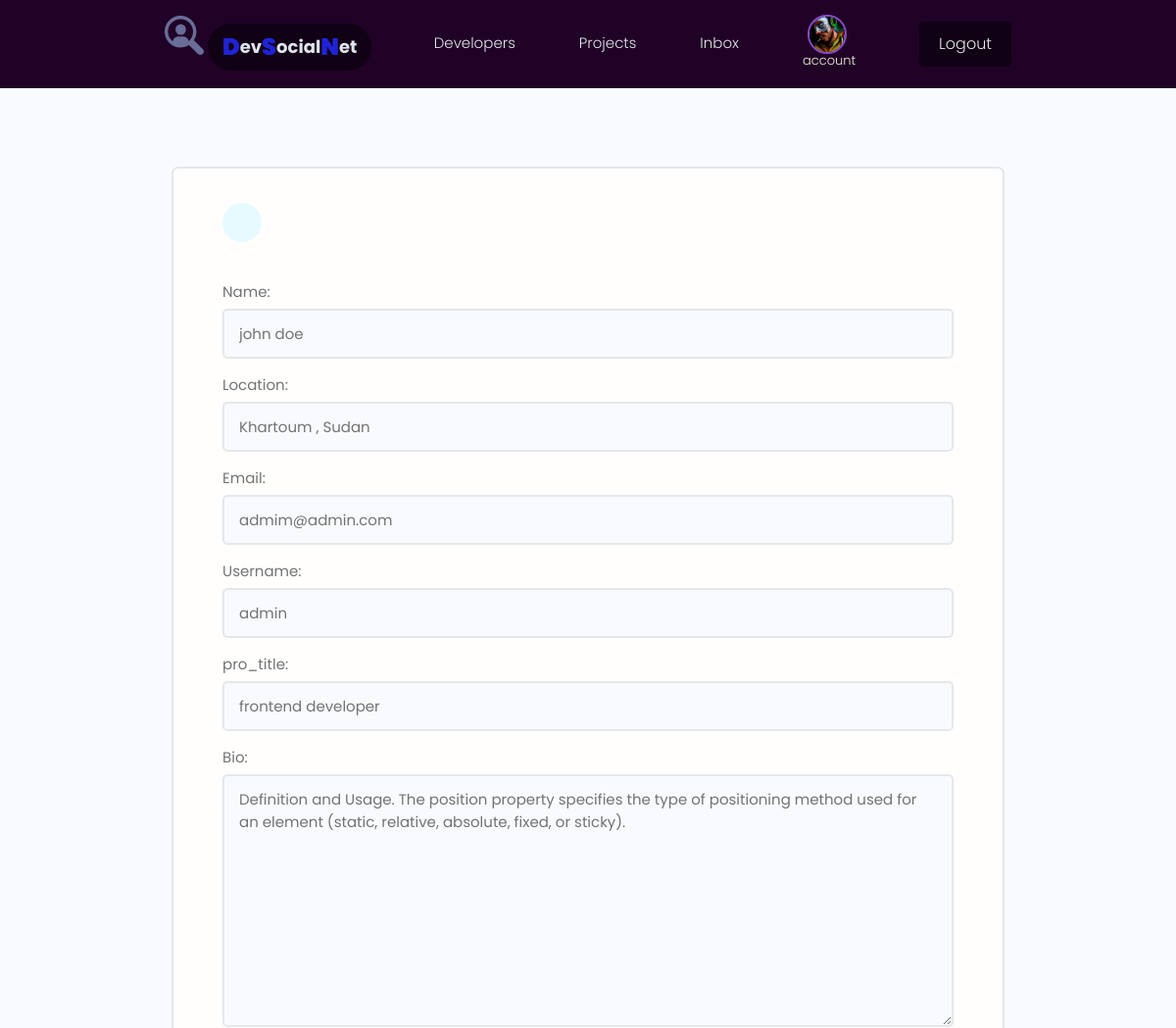
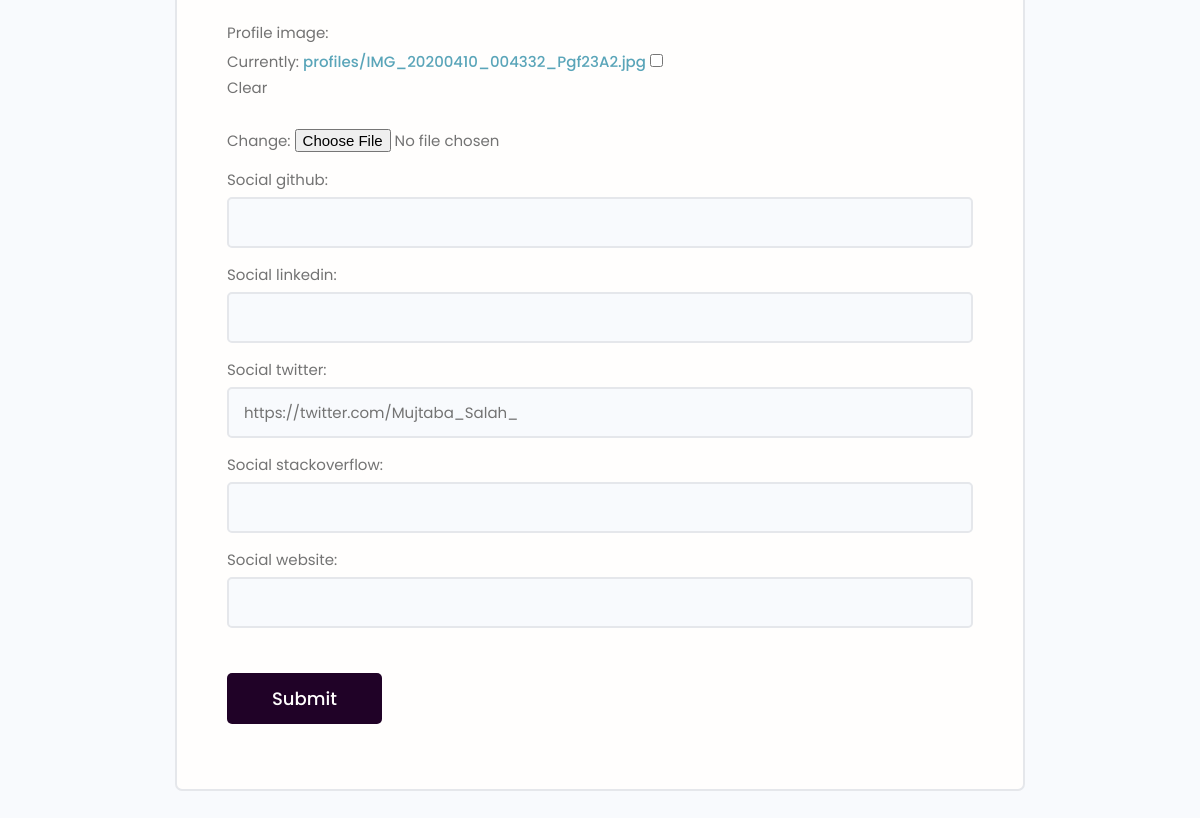
The page /edit-account/ (signed in) on the database its author committed (2 pictures, top to bottom).
### users/models.py (models this page shows, shortened)
class Profile(models.Model):
    user = models.OneToOneField(User, on_delete=models.CASCADE, null=True, blank=True)
    name = models.CharField(max_length=200, null=True, blank=True)
    location = models.CharField(max_length=200, null=True, blank=True)
    email = models.EmailField(max_length=500, null=True, blank=True)
    username = models.CharField(max_length=200, null=True, blank=True)
    title = models.CharField(max_length=200, null=True, blank=True)
    bio = models.TextField(null=True , blank=True)
    profile_image = models.ImageField(null=True, blank=True, upload_to='profiles/' , default='profiles/default.png')
    social_github= models.CharField(max_length=200, null=True, blank=True)
    social_linkedin= models.CharField(max_length=200, null=True, blank=True)
    social_twitter = models.CharField(max_length=200, null=True, blank=True)
    social_stackoverflow = models.CharField(max_length=200, null=True, blank=True)
    social_website = models.CharField(max_length=200, null=True, blank=True)
    created = models.DateTimeField(auto_now_add=True)
    id = models.UUIDField(default=uuid.uuid4 , unique=True , primary_key=True ,editable=False)

### users/views.py (the view, shortened to what this page needs)
# urls.py: path('edit-account/', views.editAccount , name='edit-account'),
@login_required(login_url='login')
def editAccount(request):
    profile = request.user.profile
    form = ProfileForm(instance=profile)
    context = {'form':form}
    return render(request, "users/profile_form.html", context)

### users/forms.py
class ProfileForm(ModelForm):
    class Meta:
        model = Profile
        fields = [
            "name","location","email",
            "username", "title","bio",
            "profile_image","social_github",
            "social_linkedin", "social_twitter",
            "social_stackoverflow", "social_website",
        ]
        labels ={
            'title':'pro_title'
        }
    def __init__(self, *args, **kwargs):
        super(ProfileForm, self).__init__(*args, **kwargs)
        for name, feild in self.fields.items():
            feild.widget.attrs.update({"class": "input"})

### users/templates/users/profile_form.html (shortened to what this page needs)
{% extends 'main.html' %}
{% block content %}
<main class="formPage my-xl">
    <div class="content-box">
        <div class="formWrapper">
            <a class="backButton" href="{% url 'account' %}"></a>
            <br>
            <form class="form" method="POST" action="{% url 'edit-account' %}" enctype="multipart/form-data">
                {% for field in form %}
                <div class="form__field">
                    <label for="formInput#text">{{ field.label }}: </label>
                    {{ field }}
                </div>
                {% endfor %}
                <input class="btn btn--sub btn--lg  my-md" type="submit" value="Submit"  style="background-color: rgb(32, 2, 39)"/>
            </form>
        </div>
    </div>
</main>
{% endblock content %}

### templates/nav.html (shortened to what this page needs)
{% load static %}
<header class="header" style="background-color: rgb(32, 2, 39)">
    <div class="container container--narrow" style="position: relative;">
        <a href="{% url 'profiles'%}" class="header__logo">
            <div style="display: inline flow;">
                <img src="{% static 'images/icon.svg' %}" alt="DevSearch Logo" style="max-width: 40px;" />
                <span
                    style="color: rgb(221, 228, 235); font-size: large; font-weight: bold; background-color: rgb(17, 1, 20);"
                    class="tag tag--pill">
                    <span style="font-weight: bolder; font-size: x-large; color: rgb(32, 35, 214)">D</span>ev<span
                        style="font-weight: bolder; font-size: x-large; color: rgb(32, 35, 214)">S</span>ocial<span
                        style="font-weight: bolder; font-size: x-large; color: rgb(32, 35, 214)">N</span>et</span>
            </div>
        </a>
        <nav class="header__nav"  >
            <ul class="header__menu" style="background-color: rgb(32, 2, 39);">
                <li class="header__menuItem"><a href="{% url 'profiles' %}">Developers</a></li>
                <li class="header__menuItem">
                    <a href="{% url 'projects' %}">Projects</a>
                </li>
                {% if request.user.is_authenticated %}
                <li class="header__menuItem"><a href="{% url 'inbox' %}">Inbox</a></li>
                <li class="header__menuItem">
                    <a href="{% url 'account' %}">
                        <div>
                            <img src="{{ request.user.profile.profile_image.url }}" class="avatar" style="height: 4rem; width: 4rem; border-color: rgb(140, 73, 202); margin-left: 5px;" />
                            <p style="font-size: small; color:beige; margin-top: -10px;">account</p>
                        </div>
                    </a>
                </li>
                <li class="header__menuItem">
                    <a href="{% url 'logout' %}" class="btn btn--sub"
                        style="background-color: rgb(17, 1, 20);">Logout</a>
                </li>
                {% else %}
                <li class="header__menuItem">
                    <a href="{% url 'login' %}" class="btn btn--sub"
                        style="background-color: rgb(17, 1, 20);">Login/Sign
                        Up</a>
                </li>
                {% endif %}
            </ul>
        </nav>
    </div>
</header>

### static/styles/app.css (style rules this page uses)
:root { --color-sub: #2d2d39; }
.btn--sub { background-color: var(--color-sub-light); }
img { width: 100%; }
.content-box { width: 95%; max-width: 85rem; margin: 0 auto; }
.header { position: sticky; z-index: 111; background-color: var(--color-sub); padding: 1.5rem 0; }
.header > .container { display: flex; justify-content: space-between; align-items: center; }
.header__nav > ul { display: inline-flex; align-items: center; list-style: none; gap: 6.5rem; }
.header__menuItem > a { color: var(--color-light); font-weight: 300; }
.backButton { background: var(--color-main-light); color: var(--color-main); width: 4rem; height: 4rem; display: flex; align-items: center; justify-content: center; border-radius: 50%; }
.formPage .formWrapper { list-style: none; background: var(--color-white); padding: 3.5rem 5rem; border: 2px solid var(--color-light); border-radius: 0.7rem; }

### static/uikit/styles/modules/_variables.css (style rules this page uses)
:root { --color-main: #5aa5b9; --color-main-light: #e6faff; --color-sub: #3f4156; --color-sub-light: #51546e; --color-sub-lighter: #ededfd; --color-text: #737373; --color-gray: #8b8b8b; --color-light: #e5e7eb; --color-light-gray: #767676; --color-bg: #f8fafd; --color-white: #fffefd; --color-white-light: #f3f3f3; --color-success: #359e64; --color-success-bg: #def8e8; --color-error: #fc4b0b; --color-error-bg: #fff2ee; --font-base: 'Poppins', arial, helvetica, 'Segoe UI', roboto, ubuntu, sans-serif; --font-monospace: 'Fira Code', 'Courier New', courier, monospace; --font-regular: 300; --font-medium: 500; --font-bold: 700; --generic-shadow: 1px 1px 5px #00000010; --generic-transition: all 0.3s ease-in-out; }

### static/uikit/styles/modules/_base.css (style rules this page uses)
* { margin: 0; padding: 0; box-sizing: border-box; text-rendering: optimizeLegibility; color: inherit; font-size: inherit; }
html { font-size: 50%; }
@media only screen and (min-width: 480px) { html { font-size: 56.25%; } }
@media only screen and (min-width: 1200px) { html { font-size: 62.5%; } }
body { line-height: 1.6; font-weight: 400; font-size: 1.5rem; color: var(--color-text); background-color: var(--color-bg); min-height: 100vh; }

### static/uikit/styles/modules/_typography.css (style rules this page uses)
* { font-family: var(--font-base); }
p, span, strong { font-size: 1.6rem; color: var(--color-text); font-weight: var(--font-regular); }
a { padding-bottom: 2px; text-decoration: none; display: inline-block; color: var(--color-main); font-weight: var(--font-medium); }

### static/uikit/styles/modules/_utilities.css (style rules this page uses)
.container { width: 92%; max-width: 165rem; margin: 0 auto; box-sizing: border-box; }
.container--narrow { width: 92%; max-width: 120rem; }
@media screen and (min-width: 1000px) { .container { width: 90%; } }
@media screen and (min-width: 1000px) { .container--narrow { width: 85%; } }
@media screen and (min-width: 1200px) { .container { width: 80%; } }
@media screen and (min-width: 1200px) { .container--narrow { width: 72%; } }
.my-md { margin: 3rem auto; }
.my-xl { margin: 8rem auto; }

### static/uikit/styles/modules/_avatar.css (style rules this page uses)
.avatar { border-radius: 50%; border: 2px solid var(--color-main); object-fit: cover; }

### static/uikit/styles/modules/_button.css (style rules this page uses)
.btn { display: inline-block; position: relative; cursor: pointer; background-color: var(--color-light); font-weight: var(--font-medium); color: var(--color-sub); text-decoration: none; padding: 1rem 2rem; border-radius: 0.5rem; border: none; width: -webkit-fit-content; width: -moz-fit-content; width: fit-content; height: -webkit-fit-content; height: -moz-fit-content; height: fit-content; font-size: 1.6rem; outline-width: 0; outline-color: transparent; -webkit-backface-visibility: hidden; backface-visibility: hidden; transition: all 0.3s ease-in-out; }
.btn--sub { background-color: var(--color-sub); color: var(--color-white); }
.btn--lg { font-size: 1.8rem; padding: 1.2rem 4.5rem; }

### static/uikit/styles/modules/_form.css (style rules this page uses)
.form { display: block; }
.form__field { margin-top: 1.5rem; margin-bottom: 1.5rem; }
.form__label, .form__field > label { display: block; margin-bottom: 0.5rem; color: var(--color-text); }
input.input[type='text'], input.input[type='email'], input.input[type='password'], input.input[type='number'], textarea.input { min-width: 24rem; width: 100%; padding: 1.2rem 1.5rem; border-radius: 0.5rem; border: 2px solid var(--color-light); transition: all 0.3s ease-in-out; background-color: var(--color-bg); }

### static/uikit/styles/modules/_tag.css (style rules this page uses)
.tag { display: inline-flex; align-items: center; background-color: var(--color-sub); height: -webkit-fit-content; height: -moz-fit-content; height: fit-content; width: -webkit-fit-content; width: -moz-fit-content; width: fit-content; border-radius: 0.5rem; padding: 0.5rem 1.5rem; font-size: 1.2rem; cursor: pointer; }
.tag--pill { border-radius: 5rem; }

### rows shown on the page
Profile: form "john doe" "Khartoum , Sudan" "admim@admin.com" "admin" "frontend developer" "Definition and Usage. The position property specifies the type of positioning method used for an element (static, relative, absolute, fixed, or sticky)." "https://twitter.com/Mujtaba_Salah_"

### other values the page prints
{{ field.label }} "Name" "Location" "Email" "Username" "pro_title" "Bio" "Profile image" "Social github" "Social linkedin" "Social twitter" "Social stackoverflow" "Social website"
